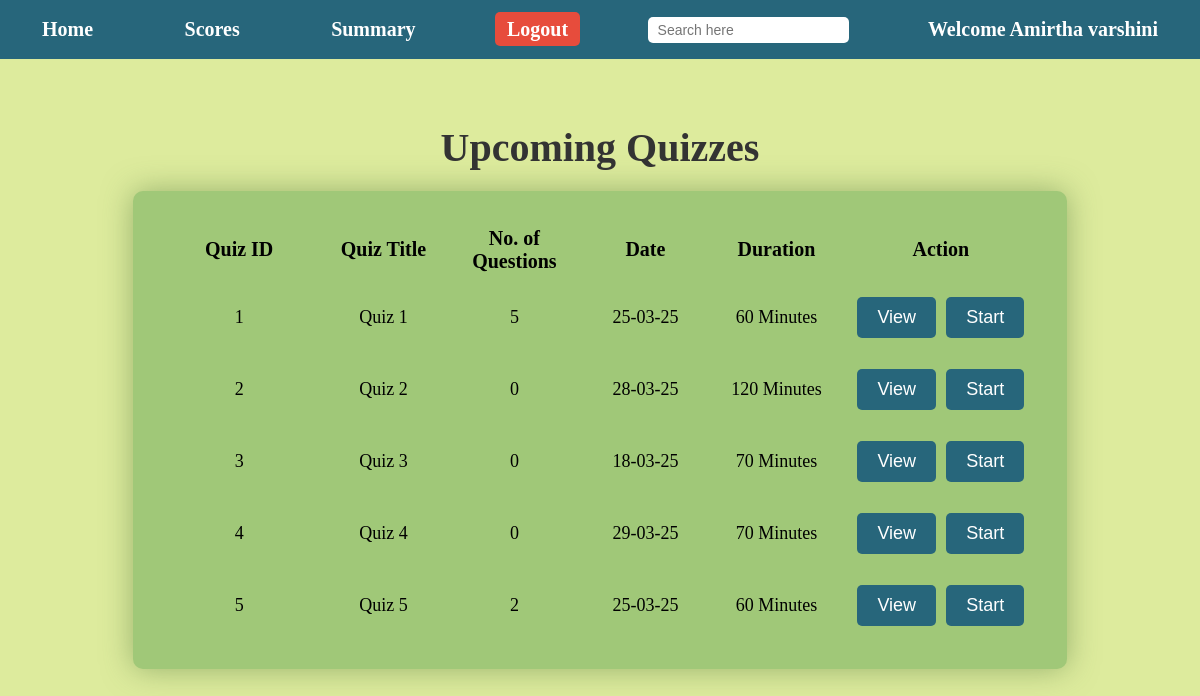
The app's page /userdb (signed in) with its own data.
### models.py (models this page shows)
class Quiz(data.Model):
    __tablename__='quizzes'
    quiz_id=data.Column(data.Integer,primary_key=True)
    quiz_title=data.Column(data.String(200),nullable=False)
    chap_id=data.Column(data.Integer,data.ForeignKey('chap.chap_id'),nullable=False)
    quiz_date=data.Column(data.Date,nullable=False)
    quiz_time=data.Column(data.Integer,nullable=False)
    quiz_score=data.relationship('Scores',backref='Quiz',lazy=True)
    quiz_ques=data.relationship('Questions',backref='Quiz',lazy=True)
    @property
    def question(self):
        return len(self.quiz_ques)

### app.py (the view)
@application.route('/userdb',methods=['GET','POST'])
def userdb():
    if 'name' not in session:
        flash('Please Login','error')
        return redirect(url_for('Login'))
    quiz=Quiz.query.all()
    chapter=Chapter.query.all()
    subject=Subject.query.all()
    return render_template('User_Dashboard.html',quiz=quiz,subject=subject,chapter=chapter,request_path=request.path)

### templates/User_Dashboard.html (shortened to what this page needs)
{% extends 'index.html' %}
{% block navbar %}
{% include 'user-navbar.html' %}
{% endblock %}
{% block content %}
<center>
    <div id="userdashboard">
        <table id="user-table-db">
            <h1>Upcoming Quizzes</h1>
            <tr>
                <th>Quiz ID</th>
                <th>Quiz Title</th>
                <th>No. of Questions</th>
                <th>Date</th>
                <th>Duration</th>
                <th>Action</th>
            </tr>
            {% for q in quiz %}
            {% set chap = (chapter | selectattr("chap_quiz","equalto",q.chap_id)| first) or {} %}
            <tr>
                <td>{{ q.quiz_id }}</td>
                <td>{{ q.quiz_title }}</td>
                <td>{{ q.question }}</td>
                <td>{{q.quiz_date.strftime('%d-%m-%y')}}</td>
                <td>{{q.quiz_time}} Minutes</td>
                <td style="display: flex; gap: 10px;"><a href="{{ url_for('user_view_quiz',quiz_id=q.quiz_id)}}"><button
                            id="viewquiz">View</button></a>
                    <a href="{{ url_for('user_start_quiz', quiz_id=q.quiz_id) }}"><button
                            id="startquiz">Start</button></a>
                </td>
            </tr>
            {% endfor %}
        </table>
    </div>
</center>
{% endblock %}

### static/style.css (style rules this page uses)
#index-page { background-color: #DDEB9D; margin: 0; padding: 0; }
#index-page center { display: flex; flex-direction: column; align-items: center; justify-content: center; height: auto; padding: 20px; }
#index-page table { width: 100%; display: flex; justify-content: center; align-items: center; max-width: 600px; margin: 20px auto; border-spacing: 15px; background-color: #A0C878; padding: 20px; border-radius: 10px; box-shadow: 0 0 30px rgba(80, 120, 60, 0.5); }
#index-page input[type="text"], #index-page input[type="email"], #index-page input[type="password"], #index-page input[type="date"], #inex-page textarea, #index-page button[type="submit"], #index-page button { background-color: azure; padding: 10px; border: 1px solid #ccc; border-radius: 5px; font-size: 1em; box-sizing: border-box; }
#index-page input[type="text"]:hover, #index-page input[type="email"]:hover, #index-page input[type="password"]:hover, #index-page input[type="date"]:hover, #index-page button[type="submit"]:hover, #index-page button, #inex-page textarea { padding: 10px; border: 1px solid grey; border-radius: 5px; font-size: 1em; box-sizing: border-box; }
#index-page input[type="submit"], #index-page input[type="button"], #index-page button[type="button"], #index-page input[type="reset"], #index-page button[type="submit"], #index-page button[type="button"], #index-page button { width: auto; padding: 10px 20px; background-color: #27667B; color: white; font-size: 1em; border: none; border-radius: 5px; cursor: pointer; transition: background-color 0.3s; }
#index-page h1 { color: #333; font-size: 2.5em; margin-bottom: 10px; }
#index-page th { text-align: left; font-size: 20px; }
#index-page td { width: 100%; text-align: left; font-size: 18px; }
#user-table-db { padding: 20px !important; max-width: 1200px !important; }
#user-table-db th,#user-table-score th { text-align: center; }
#user-table-db td { text-align: center; padding: 8px; min-width: 100px; }

### records on screen
Quiz: quiz_id "1", quiz_title "Quiz 1", question "5", quiz_date "25-03-25", quiz_time "60"
Quiz: quiz_id "2", quiz_title "Quiz 2", question "0", quiz_date "28-03-25", quiz_time "120"
Quiz: quiz_id "3", quiz_title "Quiz 3", question "0", quiz_date "18-03-25", quiz_time "70"
Quiz: quiz_id "4", quiz_title "Quiz 4", question "0", quiz_date "29-03-25", quiz_time "70"
Quiz: quiz_id "5", quiz_title "Quiz 5", question "2", quiz_date "25-03-25", quiz_time "60"

### other values on screen
{{ session['name'] }} "Amirtha varshini"
